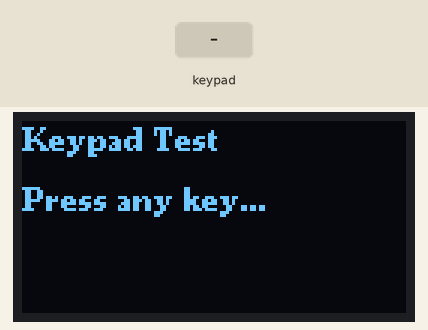
The sketch below on a simulated ESP32. Parts: 128×64 one-colour display. The inputs (shaded band) are chosen by the test bench. What the sketch prints to the serial monitor is not drawn.

Above: at 1.2 s.
1.3 s: keypad keys 1 3 2 7 2 6 2 5 # pressed 0.4 s apart
At 5.8 s:
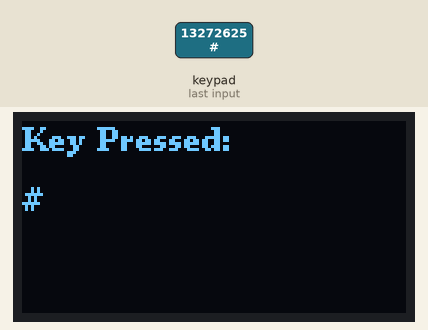
6.4 s: key 'A' pressed
At 7.2 s:
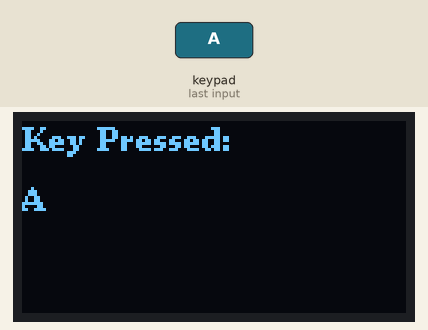
7.9 s: key 'B' pressed
At 8.4 s:
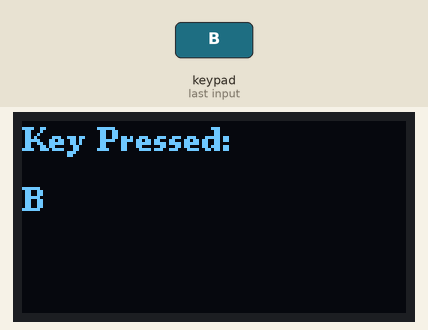
9.4 s: keypad keys 1 3 2 7 2 6 2 5 * pressed 0.4 s apart
At 13.0 s:
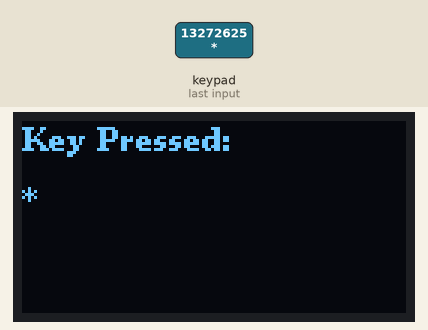
14.5 s: key 'C' pressed
At 15.5 s:
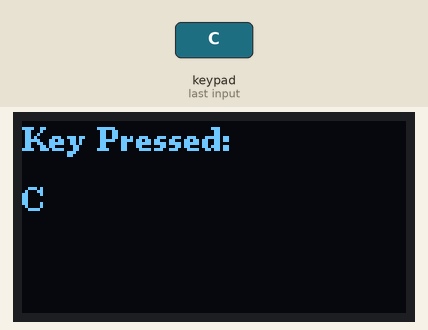
16.0 s: keypad keys 1 3 2 7 2 6 2 5 D pressed 0.4 s apart
At 16.23 s:
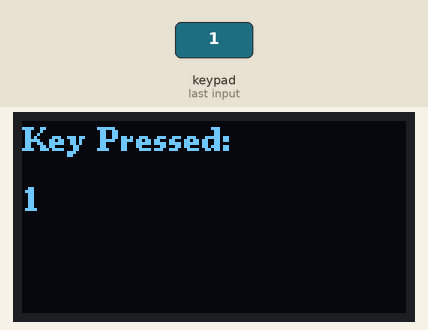
Timing chart, 0 to 19.0 s (numbered marks = the images above; inputs shaded):
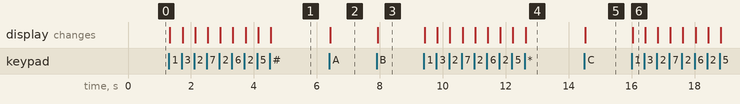

Measured:
- after the input at 1.3 s, the display: first changes at once (image 1 shows a later state)
- after the input at 6.4 s, the display: changes at once (image 2)
- after the input at 7.9 s, the display: changes at once (image 3)
- after the input at 9.4 s, the display: first changes at once (image 4 shows a later state)
- after the input at 14.5 s, the display: changes at once (image 5)
- after the input at 16.0 s, the display: changes at once (image 6)

The sketch:

keypad.ino
```cpp
#include <Wire.h>
#include <Keypad.h>
#include <U8g2lib.h>

U8G2_SH1106_128X64_NONAME_F_HW_I2C u8g2(U8G2_R0, U8X8_PIN_NONE);

const byte ROWS = 4;
const byte COLS = 4;
char keys[ROWS][COLS] = {
  {'1','2','3','A'},
  {'4','5','6','B'},
  {'7','8','9','C'},
  {'*','0','#','D'}
};

byte rowPins[ROWS] = {13, 27, 26, 25};
byte colPins[COLS] = {33, 32, 5, 18};
Keypad keypad = Keypad(makeKeymap(keys), rowPins, colPins, ROWS, COLS);

void setup() {
  Serial.begin(115200);
  u8g2.begin();
  u8g2.clearBuffer();
  u8g2.setFont(u8g2_font_ncenB08_tr);
  u8g2.drawStr(0, 10, "Keypad Test");
  u8g2.drawStr(0, 30, "Press any key...");
  u8g2.sendBuffer();
  Serial.println("Keypad Test Started");
}

void loop() {
  char key = keypad.getKey();

  if (key) {
    Serial.print("Key Pressed: ");
    Serial.println(key);

    u8g2.clearBuffer();
    u8g2.setFont(u8g2_font_ncenB08_tr);
    u8g2.drawStr(0, 10, "Key Pressed:");
    u8g2.setCursor(0, 30);
    u8g2.print(key);
    u8g2.sendBuffer();

    delay(300);
  }
}
```
